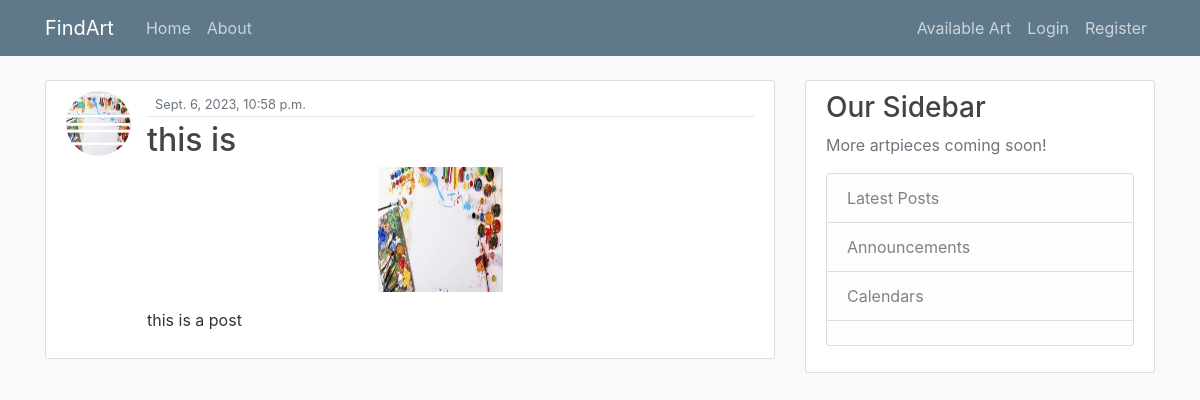
Before: /home/ with the older database file.
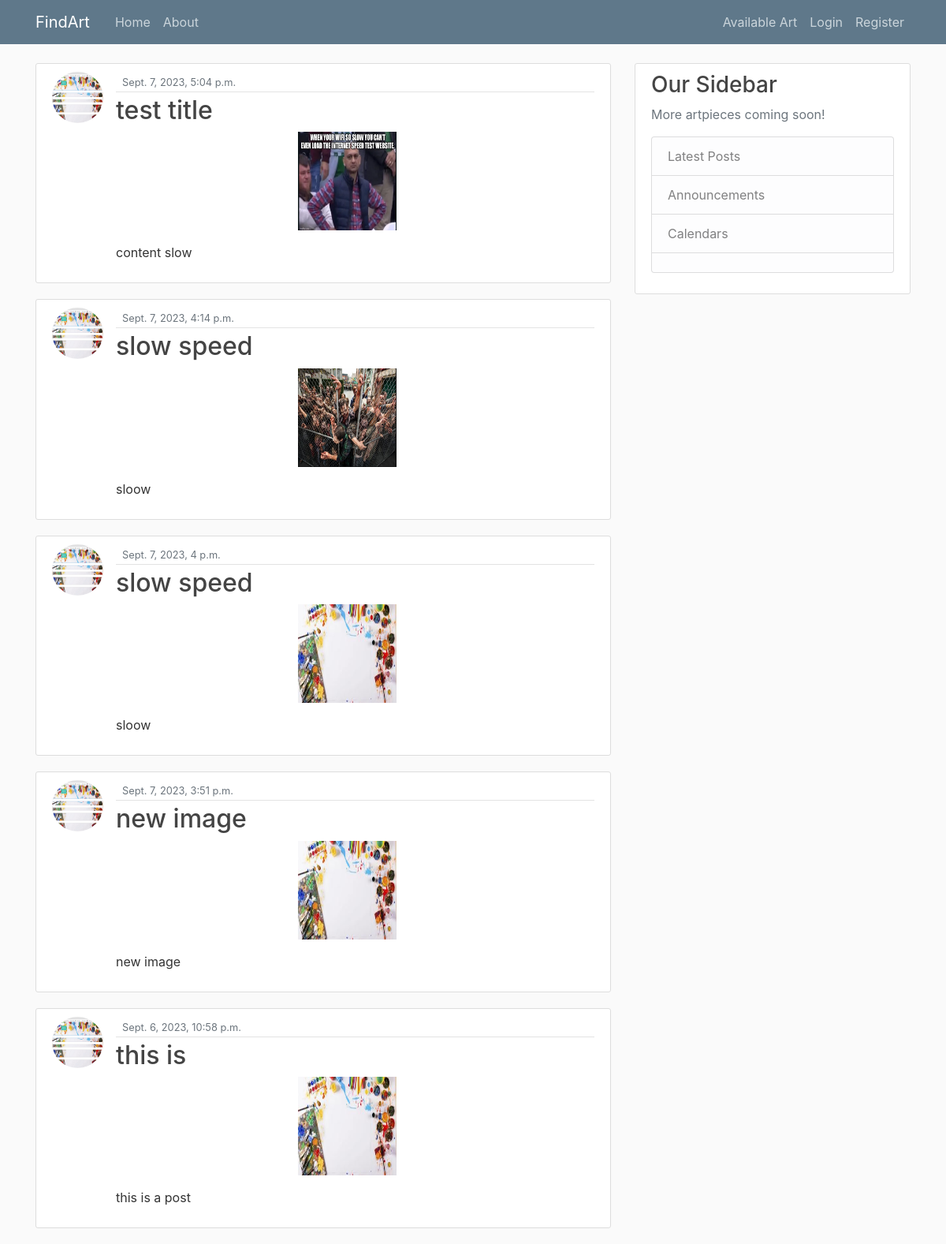
After: the same page with the newer database file.
### art/models.py (models this page shows, shortened)
class Post(models.Model):
    title = models.CharField(max_length=100)
    content = models.TextField()
    date_posted = models.DateTimeField(default=timezone.now)
    Artist = models.ForeignKey(User, on_delete = models.CASCADE)
    image = models.ImageField(default='default.jpg', upload_to='artpieces/')
    starting_bid = models.IntegerField(blank=True, null=True)

### users/models.py (models this page shows, shortened)
class Profile(models.Model):
    user = models.OneToOneField(User, on_delete=models.CASCADE)
    image = models.ImageField(default='default.jpg', upload_to='profile_pics')

### art/views.py (the view)
# urls.py: path('home/',PostListView.as_view(),name = 'post-home'),
class PostListView(ListView):
    model = Post
    template_name = 'art/corey_home.html'
    context_object_name = 'posts'
    ordering = ['-date_posted']

### art/templates/art/corey_home.html (shortened to what this page needs)
{% extends "art/corey_base.html" %}
{% block content %}
    {% for post in posts %}
        <article class="media content-section">
            <img class = "rounded-circle article-img" src="{{post.Artist.profile.image.url}}">
            <div class="media-body">
            <div class="article-metadata">
              <small class="text-muted">{{ post.date_posted }}</small>
            </div>
            <h2><a class="article-title" href="{% url 'post-detail' post.id %}">{{ post.title }}</a></h2>
            <a class="article-title" href="{% url 'post-detail' post.id %}">
            <div style="text-align: center;">
            <img class="article-image account-img" src="{{ post.image.url }}" >
            </div>
            </a>
            <p class="article-content">{{ post.content }}</p>
          </div>
        </article>
    {% endfor %}
{% endblock content %}

### art/templates/art/corey_base.html (shortened to what this page needs)
{% load static %}
<!DOCTYPE html>
<html>
<head>
    <link rel="stylesheet" href="https://maxcdn.bootstrapcdn.com/bootstrap/4.0.0/css/bootstrap.min.css">
    <link rel="stylesheet" type="text/css" href="{% static 'art/main.css' %}">
</head>
<body>
    <header class="site-header">
      <nav class="navbar navbar-expand-md navbar-dark bg-steel fixed-top">
        <div class="container">
          <a class="navbar-brand mr-4" href="{% url 'art-home' %}">FindArt</a>
          <div class="collapse navbar-collapse" id="navbarToggle">
            <div class="navbar-nav mr-auto">
              <a class="nav-item nav-link" href="{% url 'art-home' %}">Home</a>
              <a class="nav-item nav-link" href="{% url 'art-about' %}">About</a>
            </div>
            <div class="navbar-nav">
            {% if user.is_authenticated %}
              <a class="nav-item nav-link" href="{% url 'post-home' %}" >Available Art</a>
              <a class="nav-item nav-link" href="{% url 'post-create' %}">New Upload</a>
              <a class="nav-item nav-link" href="{% url 'profile' %}">Profile</a>
              <a class="nav-item nav-link" href="{% url 'logout' %}">Logout</a>
            {% else %}
              <a class="nav-item nav-link" href="{% url 'post-home' %}">Available Art</a>
              <a class="nav-item nav-link" href="{% url 'login' %}">Login</a>
              <a class="nav-item nav-link" href="{% url 'register' %}">Register</a>
            {% endif %}
            </div>
          </div>
        </div>
      </nav>
    </header>
    <main role="main" class="container">
      <div class="row">
        <div class="col-md-8">
          {% block content %}{% endblock %}
        </div>
        <div class="col-md-4">
          <div class="content-section">
            <h3>Our Sidebar</h3>
            <p class='text-muted'>More artpieces coming soon!
              <ul class="list-group">
                <li class="list-group-item list-group-item-light">Latest Posts</li>
                <li class="list-group-item list-group-item-light">Announcements</li>
                <li class="list-group-item list-group-item-light">Calendars</li>
                <li class="list-group-item list-group-item-light"></li>
              </ul>
            </p>
          </div>
        </div>
      </div>
    </main>
</body>
</html>

### art/static/art/main.css (style rules this page uses)
body { background: #fafafa; color: #333333; margin-top: 5rem; }
h1, h2, h3, h4, h5, h6 { color: #444444; }
ul { margin: 0; }
.bg-steel { background-color: #5f788a; }
.site-header .navbar-nav .nav-link { color: #cbd5db; }
.content-section { background: #ffffff; padding: 10px 20px; border: 1px solid #dddddd; border-radius: 3px; margin-bottom: 20px; }
.article-title { color: #444444; }
.article-content { white-space: pre-line; }
.article-img { height: 65px; width: 65px; margin-right: 16px; }
.article-metadata { padding-bottom: 1px; margin-bottom: 4px; border-bottom: 1px solid #e3e3e3 }
.account-img { height: 125px; width: 125px; margin-right: 20px; margin-bottom: 16px; }

Changed rows visible on the page:
added Post: Artist.profile.image (picture), date_posted "Sept. 7, 2023, 5:04 p.m.", title "test title", image (picture), content "content slow"
added Post: Artist.profile.image (picture), date_posted "Sept. 7, 2023, 4:14 p.m.", title "slow speed", image (picture), content "sloow"
added Post: Artist.profile.image (picture), date_posted "Sept. 7, 2023, 4 p.m.", title "slow speed", image (placeholder picture), content "sloow"
added Post: Artist.profile.image (picture), date_posted "Sept. 7, 2023, 3:51 p.m.", title "new image", image (placeholder picture), content "new image"
